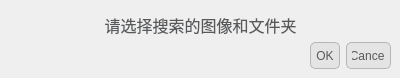
<?xml version="1.0" encoding="UTF-8"?>
<ui version="4.0">
 <class>InputDialog</class>
 <widget class="QDialog" name="InputDialog">
  <property name="geometry">
   <rect>
    <x>0</x>
    <y>0</y>
    <width>400</width>
    <height>78</height>
   </rect>
  </property>
  <property name="windowTitle">
   <string>Dialog</string>
  </property>
  <property name="windowIcon">
   <iconset resource="source.qrc">
    <normaloff>:/images/warning.png</normaloff>:/images/warning.png</iconset>
  </property>
  <property name="styleSheet">
   <string notr="true">QPalette{background:#FFFFFF;}*{outline:0px;color:#57595B;}

QWidget[form=&quot;true&quot;],QLabel[frameShape=&quot;1&quot;]{
border:1px solid #B6B6B6;
border-radius:0px;
}

QWidget[form=&quot;bottom&quot;]{
background:#E4E4E4;
}

QWidget[form=&quot;bottom&quot;] .QFrame{
border:1px solid #57595B;
}

QWidget[form=&quot;bottom&quot;] QLabel,QWidget[form=&quot;title&quot;] QLabel{
border-radius:0px;
color:#57595B;
background:none;
border-style:none;
}

QWidget[form=&quot;title&quot;],QWidget[nav=&quot;left&quot;],QWidget[nav=&quot;top&quot;] QAbstractButton{
border-style:none;
border-radius:0px;
padding:5px;
color:#57595B;
background:qlineargradient(spread:pad,x1:0,y1:0,x2:0,y2:1,stop:0 #E4E4E4,stop:1 #E4E4E4);
}

QWidget[nav=&quot;top&quot;] QAbstractButton:hover,QWidget[nav=&quot;top&quot;] QAbstractButton:pressed,QWidget[nav=&quot;top&quot;] QAbstractButton:checked{
border-style:solid;
border-width:0px 0px 2px 0px;
padding:4px 4px 2px 4px;
border-color:#00BB9E;
background:qlineargradient(spread:pad,x1:0,y1:0,x2:0,y2:1,stop:0 #F6F6F6,stop:1 #F6F6F6);
}

QWidget[nav=&quot;left&quot;] QAbstractButton{
border-radius:0px;
color:#57595B;
background:none;
border-style:none;
}

QWidget[nav=&quot;left&quot;] QAbstractButton:hover{
color:#FFFFFF;
background-color:#00BB9E;
}

QWidget[nav=&quot;left&quot;] QAbstractButton:checked,QWidget[nav=&quot;left&quot;] QAbstractButton:pressed{
color:#57595B;
border-style:solid;
border-width:0px 0px 0px 2px;
padding:4px 4px 4px 2px;
border-color:#00BB9E;
background-color:#FFFFFF;
}

QWidget[video=&quot;true&quot;] QLabel{
color:#57595B;
border:1px solid #B6B6B6;
background:qlineargradient(spread:pad,x1:0,y1:0,x2:0,y2:1,stop:0 #E4E4E4,stop:1 #E4E4E4);
}

QWidget[video=&quot;true&quot;] QLabel:focus{
border:1px solid #00BB9E;
background:qlineargradient(spread:pad,x1:0,y1:0,x2:0,y2:1,stop:0 #F6F6F6,stop:1 #F6F6F6);
}

QLineEdit,QTextEdit,QPlainTextEdit,QSpinBox,QDoubleSpinBox,QComboBox,QDateEdit,QTimeEdit,QDateTimeEdit{
border:1px solid #B6B6B6;
border-radius:3px;
padding:2px;
background:none;
selection-background-color:#E4E4E4;
selection-color:#57595B;
}

QLineEdit:focus,QTextEdit:focus,QPlainTextEdit:focus,QSpinBox:focus,QDoubleSpinBox:focus,QComboBox:focus,QDateEdit:focus,QTimeEdit:focus,QDateTimeEdit:focus,QLineEdit:hover,QTextEdit:hover,QPlainTextEdit:hover,QSpinBox:hover,QDoubleSpinBox:hover,QComboBox:hover,QDateEdit:hover,QTimeEdit:hover,QDateTimeEdit:hover{
border:1px solid #B6B6B6;
}

QLineEdit[echoMode=&quot;2&quot;]{
lineedit-password-character:9679;
}

.QFrame{
border:1px solid #B6B6B6;
border-radius:3px;
}

.QGroupBox{
border:1px solid #B6B6B6;
border-radius:5px;
margin-top:3ex;
}

.QGroupBox::title{
subcontrol-origin:margin;
position:relative;
left:10px;
}

.QPushButton,.QToolButton{
border-style:none;
border:1px solid #B6B6B6;
color:#57595B;
padding:5px;
min-height:15px;
border-radius:5px;
background:qlineargradient(spread:pad,x1:0,y1:0,x2:0,y2:1,stop:0 #E4E4E4,stop:1 #E4E4E4);
}

.QPushButton:hover,.QToolButton:hover{
background:qlineargradient(spread:pad,x1:0,y1:0,x2:0,y2:1,stop:0 #F6F6F6,stop:1 #F6F6F6);
}

.QPushButton:pressed,.QToolButton:pressed{
background:qlineargradient(spread:pad,x1:0,y1:0,x2:0,y2:1,stop:0 #E4E4E4,stop:1 #E4E4E4);
}

.QToolButton::menu-indicator{
image:None;
}

QToolButton#btnMenu,QPushButton#btnMenu_Min,QPushButton#btnMenu_Max,QPushButton#btnMenu_Close{
border-radius:3px;
color:#57595B;
padding:3px;
margin:0px;
background:none;
border-style:none;
}

QToolButton#btnMenu:hover,QPushButton#btnMenu_Min:hover,QPushButton#btnMenu_Max:hover{
color:#FFFFFF;
margin:1px 1px 2px 1px;
background-color:rgba(51,127,209,230);
}

QPushButton#btnMenu_Close:hover{
color:#FFFFFF;
margin:1px 1px 2px 1px;
background-color:rgba(238,0,0,128);
}

QRadioButton::indicator{
width:15px;
height:15px;
}

QRadioButton::indicator::unchecked{
image:url(:/qss/flatwhite/radiobutton_unchecked.png);
}

QRadioButton::indicator::unchecked:disabled{
image:url(:/qss/flatwhite/radiobutton_unchecked_disable.png);
}

QRadioButton::indicator::checked{
image:url(:/qss/flatwhite/radiobutton_checked.png);
}

QRadioButton::indicator::checked:disabled{
image:url(:/qss/flatwhite/radiobutton_checked_disable.png);
}

QGroupBox::indicator,QTreeWidget::indicator,QListWidget::indicator{
padding:0px -3px 0px 3px;
}

QCheckBox::indicator,QGroupBox::indicator,QTreeWidget::indicator,QListWidget::indicator{
width:13px;
height:13px;
}

QCheckBox::indicator:unchecked,QGroupBox::indicator:unchecked,QTreeWidget::indicator:unchecked,QListWidget::indicator:unchecked{
image:url(:/qss/flatwhite/checkbox_unchecked.png);
}

QCheckBox::indicator:unchecked:disabled,QGroupBox::indicator:unchecked:disabled,QTreeWidget::indicator:unchecked:disabled,QListWidget::indicator:disabled{
image:url(:/qss/flatwhite/checkbox_unchecked_disable.png);
}

QCheckBox::indicator:checked,QGroupBox::indicator:checked,QTreeWidget::indicator:checked,QListWidget::indicator:checked{
image:url(:/qss/flatwhite/checkbox_checked.png);
}

QCheckBox::indicator:checked:disabled,QGroupBox::indicator:checked:disabled,QTreeWidget::indicator:checked:disabled,QListWidget::indicator:checked:disabled{
image:url(:/qss/flatwhite/checkbox_checked_disable.png);
}

QCheckBox::indicator:indeterminate,QGroupBox::indicator:indeterminate,QTreeWidget::indicator:indeterminate,QListWidget::indicator:indeterminate{
image:url(:/qss/flatwhite/checkbox_parcial.png);
}

QCheckBox::indicator:indeterminate:disabled,QGroupBox::indicator:indeterminate:disabled,QTreeWidget::indicator:indeterminate:disabled,QListWidget::indicator:indeterminate:disabled{
image:url(:/qss/flatwhite/checkbox_parcial_disable.png);
}

QTimeEdit::up-button,QDateEdit::up-button,QDateTimeEdit::up-button,QDoubleSpinBox::up-button,QSpinBox::up-button{
image:url(:/qss/flatwhite/add_top.png);
width:10px;
height:10px;
padding:2px 5px 0px 0px;
}

QTimeEdit::down-button,QDateEdit::down-button,QDateTimeEdit::down-button,QDoubleSpinBox::down-button,QSpinBox::down-button{
image:url(:/qss/flatwhite/add_bottom.png);
width:10px;
height:10px;
padding:0px 5px 2px 0px;
}

QTimeEdit::up-button:pressed,QDateEdit::up-button:pressed,QDateTimeEdit::up-button:pressed,QDoubleSpinBox::up-button:pressed,QSpinBox::up-button:pressed{
top:-2px;
}
  
QTimeEdit::down-button:pressed,QDateEdit::down-button:pressed,QDateTimeEdit::down-button:pressed,QDoubleSpinBox::down-button:pressed,QSpinBox::down-button:pressed,QSpinBox::down-button:pressed{
bottom:-2px;
}

QComboBox::down-arrow,QDateEdit[calendarPopup=&quot;true&quot;]::down-arrow,QTimeEdit[calendarPopup=&quot;true&quot;]::down-arrow,QDateTimeEdit[calendarPopup=&quot;true&quot;]::down-arrow{
image:url(:/qss/flatwhite/add_bottom.png);
width:10px;
height:10px;
right:2px;
}

QComboBox::drop-down,QDateEdit::drop-down,QTimeEdit::drop-down,QDateTimeEdit::drop-down{
subcontrol-origin:padding;
subcontrol-position:top right;
width:15px;
border-left-width:0px;
border-left-style:solid;
border-top-right-radius:3px;
border-bottom-right-radius:3px;
border-left-color:#B6B6B6;
}

QComboBox::drop-down:on{
top:1px;
}

QMenuBar::item{
color:#57595B;
background-color:#E4E4E4;
margin:0px;
padding:3px 10px;
}

QMenu,QMenuBar,QMenu:disabled,QMenuBar:disabled{
color:#57595B;
background-color:#E4E4E4;
border:1px solid #B6B6B6;
margin:0px;
}

QMenu::item{
padding:3px 20px;
}

QMenu::indicator{
width:13px;
height:13px;
}

QMenu::item:selected,QMenuBar::item:selected{
color:#57595B;
border:0px solid #B6B6B6;
background:#F6F6F6;
}

QMenu::separator{
height:1px;
background:#B6B6B6;
}

QProgressBar{
min-height:10px;
background:#E4E4E4;
border-radius:5px;
text-align:center;
border:1px solid #E4E4E4;
}

QProgressBar:chunk{
border-radius:5px;
background-color:#B6B6B6;
}

QSlider::groove:horizontal{
background:#E4E4E4;
height:8px;
border-radius:4px;
}

QSlider::add-page:horizontal{
background:#E4E4E4;
height:8px;
border-radius:4px;
}

QSlider::sub-page:horizontal{
background:#B6B6B6;
height:8px;
border-radius:4px;
}

QSlider::handle:horizontal{
width:13px;
margin-top:-3px;
margin-bottom:-3px;
border-radius:6px;
background:qradialgradient(spread:pad,cx:0.5,cy:0.5,radius:0.5,fx:0.5,fy:0.5,stop:0.6 #FFFFFF,stop:0.8 #B6B6B6);
}

QSlider::groove:vertical{
width:8px;
border-radius:4px;
background:#E4E4E4;
}

QSlider::add-page:vertical{
width:8px;
border-radius:4px;
background:#E4E4E4;
}

QSlider::sub-page:vertical{
width:8px;
border-radius:4px;
background:#B6B6B6;
}

QSlider::handle:vertical{
height:14px;
margin-left:-3px;
margin-right:-3px;
border-radius:6px;
background:qradialgradient(spread:pad,cx:0.5,cy:0.5,radius:0.5,fx:0.5,fy:0.5,stop:0.6 #FFFFFF,stop:0.8 #B6B6B6);
}

QScrollBar:horizontal{
background:#E4E4E4;
padding:0px;
border-radius:6px;
max-height:12px;
}

QScrollBar::handle:horizontal{
background:#F6F6F6;
min-width:50px;
border-radius:6px;
}

QScrollBar::handle:horizontal:hover{
background:#B6B6B6;
}

QScrollBar::handle:horizontal:pressed{
background:#B6B6B6;
}

QScrollBar::add-page:horizontal{
background:none;
}

QScrollBar::sub-page:horizontal{
background:none;
}

QScrollBar::add-line:horizontal{
background:none;
}

QScrollBar::sub-line:horizontal{
background:none;
}

QScrollBar:vertical{
background:#E4E4E4;
padding:0px;
border-radius:6px;
max-width:12px;
}

QScrollBar::handle:vertical{
background:#F6F6F6;
min-height:50px;
border-radius:6px;
}

QScrollBar::handle:vertical:hover{
background:#B6B6B6;
}

QScrollBar::handle:vertical:pressed{
background:#B6B6B6;
}

QScrollBar::add-page:vertical{
background:none;
}

QScrollBar::sub-page:vertical{
background:none;
}

QScrollBar::add-line:vertical{
background:none;
}

QScrollBar::sub-line:vertical{
background:none;
}

QScrollArea{
border:0px;
}

QTreeView,QListView,QTableView,QTabWidget::pane{
border:1px solid #B6B6B6;
selection-background-color:#F6F6F6;
selection-color:#57595B;
alternate-background-color:#F6F6F6;
gridline-color:#B6B6B6;
}

QTreeView::branch:closed:has-children{
margin:4px;
border-image:url(:/qss/flatwhite/branch_open.png);
}

QTreeView::branch:open:has-children{
margin:4px;
border-image:url(:/qss/flatwhite/branch_close.png);
}

QTreeView,QListView,QTableView,QSplitter::handle,QTreeView::branch{
background:#FFFFFF;
}

QTableView::item:selected,QListView::item:selected,QTreeView::item:selected{
color:#57595B;
background:qlineargradient(spread:pad,x1:0,y1:0,x2:0,y2:1,stop:0 #E4E4E4,stop:1 #E4E4E4);
}

QTableView::item:hover,QListView::item:hover,QTreeView::item:hover{
color:#57595B;
background:qlineargradient(spread:pad,x1:0,y1:0,x2:0,y2:1,stop:0 #F6F6F6,stop:1 #F6F6F6);
}

QTableView::item,QListView::item,QTreeView::item{
padding:1px;
margin:0px;
}

QHeaderView::section,QTableCornerButton:section{
padding:3px;
margin:0px;
color:#57595B;
border:1px solid #B6B6B6;
border-left-width:0px;
border-right-width:1px;
border-top-width:0px;
border-bottom-width:1px;
background:qlineargradient(spread:pad,x1:0,y1:0,x2:0,y2:1,stop:0 #F6F6F6,stop:1 #F6F6F6);
}

QTabBar::tab{
border:1px solid #B6B6B6;
color:#57595B;
margin:0px;
background:qlineargradient(spread:pad,x1:0,y1:0,x2:0,y2:1,stop:0 #F6F6F6,stop:1 #F6F6F6);
}

QTabBar::tab:selected,QTabBar::tab:hover{
border-style:solid;
border-color:#00BB9E;
background:qlineargradient(spread:pad,x1:0,y1:0,x2:0,y2:1,stop:0 #E4E4E4,stop:1 #E4E4E4);
}

QTabBar::tab:top,QTabBar::tab:bottom{
padding:3px 8px 3px 8px;
}

QTabBar::tab:left,QTabBar::tab:right{
padding:8px 3px 8px 3px;
}

QTabBar::tab:top:selected,QTabBar::tab:top:hover{
border-width:2px 0px 0px 0px;
}

QTabBar::tab:right:selected,QTabBar::tab:right:hover{
border-width:0px 0px 0px 2px;
}

QTabBar::tab:bottom:selected,QTabBar::tab:bottom:hover{
border-width:0px 0px 2px 0px;
}

QTabBar::tab:left:selected,QTabBar::tab:left:hover{
border-width:0px 2px 0px 0px;
}

QTabBar::tab:first:top:selected,QTabBar::tab:first:top:hover,QTabBar::tab:first:bottom:selected,QTabBar::tab:first:bottom:hover{
border-left-width:1px;
border-left-color:#B6B6B6;
}

QTabBar::tab:first:left:selected,QTabBar::tab:first:left:hover,QTabBar::tab:first:right:selected,QTabBar::tab:first:right:hover{
border-top-width:1px;
border-top-color:#B6B6B6;
}

QTabBar::tab:last:top:selected,QTabBar::tab:last:top:hover,QTabBar::tab:last:bottom:selected,QTabBar::tab:last:bottom:hover{
border-right-width:1px;
border-right-color:#B6B6B6;
}

QTabBar::tab:last:left:selected,QTabBar::tab:last:left:hover,QTabBar::tab:last:right:selected,QTabBar::tab:last:right:hover{
border-bottom-width:1px;
border-bottom-color:#B6B6B6;
}

QStatusBar::item{
border:0px solid #E4E4E4;
border-radius:3px;
}

QToolBox::tab,QGroupBox#gboxDevicePanel,QGroupBox#gboxDeviceTitle,QFrame#gboxDevicePanel,QFrame#gboxDeviceTitle{
padding:3px;
border-radius:5px;
color:#57595B;
background:qlineargradient(spread:pad,x1:0,y1:0,x2:0,y2:1,stop:0 #E4E4E4,stop:1 #E4E4E4);
}

QToolTip{
border:0px solid #57595B;
padding:1px;
color:#57595B;
background:qlineargradient(spread:pad,x1:0,y1:0,x2:0,y2:1,stop:0 #E4E4E4,stop:1 #E4E4E4);
}

QToolBox::tab:selected{
background:qlineargradient(spread:pad,x1:0,y1:0,x2:0,y2:1,stop:0 #F6F6F6,stop:1 #F6F6F6);
}

QPrintPreviewDialog QToolButton{
border:0px solid #57595B;
border-radius:0px;
margin:0px;
padding:3px;
background:none;
}

QColorDialog QPushButton,QFileDialog QPushButton{
min-width:80px;
}

QToolButton#qt_calendar_prevmonth{
icon-size:0px;
min-width:20px;
image:url(:/qss/flatwhite/calendar_prevmonth.png);
}

QToolButton#qt_calendar_nextmonth{
icon-size:0px;
min-width:20px;
image:url(:/qss/flatwhite/calendar_nextmonth.png);
}

QToolButton#qt_calendar_prevmonth,QToolButton#qt_calendar_nextmonth,QToolButton#qt_calendar_monthbutton,QToolButton#qt_calendar_yearbutton{
border:0px solid #57595B;
border-radius:3px;
margin:3px 3px 3px 3px;
padding:3px;
background:none;
}

QToolButton#qt_calendar_prevmonth:hover,QToolButton#qt_calendar_nextmonth:hover,QToolButton#qt_calendar_monthbutton:hover,QToolButton#qt_calendar_yearbutton:hover,QToolButton#qt_calendar_prevmonth:pressed,QToolButton#qt_calendar_nextmonth:pressed,QToolButton#qt_calendar_monthbutton:pressed,QToolButton#qt_calendar_yearbutton:pressed{
border:1px solid #B6B6B6;
}

QCalendarWidget QSpinBox#qt_calendar_yearedit{
margin:2px;
}

QCalendarWidget QToolButton::menu-indicator{
image:None;
}

QCalendarWidget QTableView{
border-width:0px;
}

QCalendarWidget QWidget#qt_calendar_navigationbar{
border:1px solid #B6B6B6;
border-width:1px 1px 0px 1px;
background:qlineargradient(spread:pad,x1:0,y1:0,x2:0,y2:1,stop:0 #E4E4E4,stop:1 #E4E4E4);
}

QComboBox QAbstractItemView::item{
min-height:20px;
min-width:10px;
}

QTableView[model=&quot;true&quot;]::item{
padding:0px;
margin:0px;
}

QTableView QLineEdit,QTableView QComboBox,QTableView QSpinBox,QTableView QDoubleSpinBox,QTableView QDateEdit,QTableView QTimeEdit,QTableView QDateTimeEdit{
border-width:0px;
border-radius:0px;
}

QTableView QLineEdit:focus,QTableView QComboBox:focus,QTableView QSpinBox:focus,QTableView QDoubleSpinBox:focus,QTableView QDateEdit:focus,QTableView QTimeEdit:focus,QTableView QDateTimeEdit:focus{
border-width:0px;
border-radius:0px;
}

QLineEdit,QTextEdit,QPlainTextEdit,QSpinBox,QDoubleSpinBox,QComboBox,QDateEdit,QTimeEdit,QDateTimeEdit{
background:#FFFFFF;
}

*:disabled{
background:#FFFFFF;
border-color:#E4E4E4;
}

/*TextColor:#57595B*/
/*PanelColor:#FFFFFF*/
/*BorderColor:#B6B6B6*/
/*NormalColorStart:#E4E4E4*/
/*NormalColorEnd:#E4E4E4*/
/*DarkColorStart:#F6F6F6*/
/*DarkColorEnd:#F6F6F6*/
/*HighColor:#00BB9E*/</string>
  </property>
  <widget class="QDialogButtonBox" name="buttonBox">
   <property name="geometry">
    <rect>
     <x>310</x>
     <y>40</y>
     <width>81</width>
     <height>32</height>
    </rect>
   </property>
   <property name="sizePolicy">
    <sizepolicy hsizetype="Preferred" vsizetype="Preferred">
     <horstretch>0</horstretch>
     <verstretch>0</verstretch>
    </sizepolicy>
   </property>
   <property name="styleSheet">
    <string notr="true"/>
   </property>
   <property name="orientation">
    <enum>Qt::Horizontal</enum>
   </property>
   <property name="standardButtons">
    <set>QDialogButtonBox::Cancel|QDialogButtonBox::Ok</set>
   </property>
  </widget>
  <widget class="QLabel" name="label">
   <property name="geometry">
    <rect>
     <x>0</x>
     <y>10</y>
     <width>401</width>
     <height>31</height>
    </rect>
   </property>
   <property name="text">
    <string>&lt;html&gt;&lt;head/&gt;&lt;body&gt;&lt;p align=&quot;center&quot;&gt;&lt;span style=&quot; font-size:12pt;&quot;&gt;请选择搜索的图像和文件夹&lt;/span&gt;&lt;/p&gt;&lt;/body&gt;&lt;/html&gt;</string>
   </property>
  </widget>
 </widget>
 <resources>
  <include location="source.qrc"/>
 </resources>
 <connections>
  <connection>
   <sender>buttonBox</sender>
   <signal>accepted()</signal>
   <receiver>InputDialog</receiver>
   <slot>accept()</slot>
   <hints>
    <hint type="sourcelabel">
     <x>248</x>
     <y>254</y>
    </hint>
    <hint type="destinationlabel">
     <x>157</x>
     <y>274</y>
    </hint>
   </hints>
  </connection>
  <connection>
   <sender>buttonBox</sender>
   <signal>rejected()</signal>
   <receiver>InputDialog</receiver>
   <slot>reject()</slot>
   <hints>
    <hint type="sourcelabel">
     <x>316</x>
     <y>260</y>
    </hint>
    <hint type="destinationlabel">
     <x>286</x>
     <y>274</y>
    </hint>
   </hints>
  </connection>
 </connections>
</ui>
